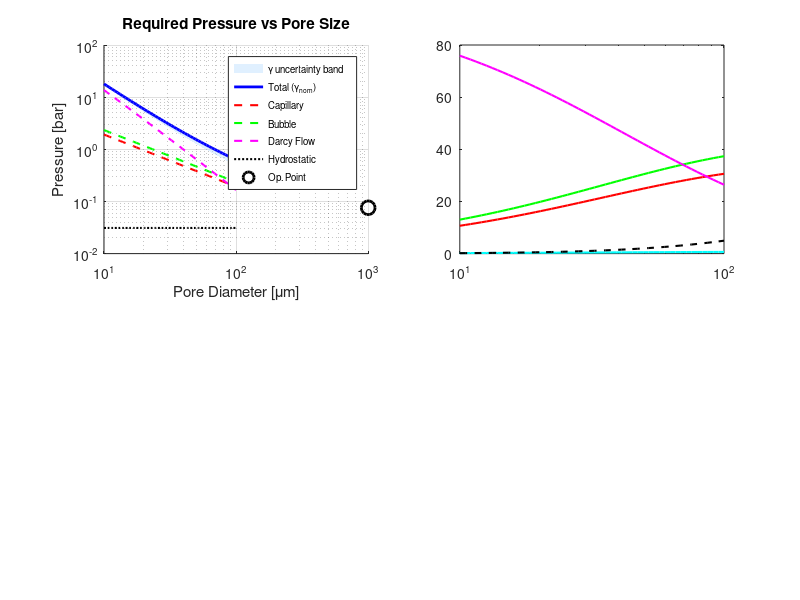

The MATLAB source for this figure: (Note: this script raises an error after producing the figure.)
%% Gallinstan Seepage Prevention and Gas Bubbling Pressure Calculator
% Calculates required pressure differential across porous SiC plate
% to prevent Gallinstan seepage while bubbling nitrogen gas through
%
% PROPERTY VALUES CORRECTED vs literature (see gallinstan_input_validation.m):
%   gamma_gallinstan : 0.65 → 0.535 N/m  (Plevachuk 2014, EGaInSn at 200°C)
%   rho_galinstan    : 6360 → 6332 kg/m³  (6440 at 20°C, dρ/dT = -0.6 kg/m³/K)
%   mu_nitrogen      : 2.5e-5 → 2.57e-5 Pa·s  (NIST at 200°C)
%   rho_nitrogen     : 0.746 → 0.745 kg/m³  (ideal gas, NIST)
%   alpha_vessel     : 17e-6 → 17.2e-6 1/K
%
% UNCERTAINTY BANDS added for γ (dominant uncertainty source):
%   gamma_nom  = 0.535 N/m  (oxide-free EGaInSn at 200°C)
%   gamma_low  = 0.400 N/m  (conservative — partial Ga₂O₃ oxidation present)
%   gamma_high = 0.590 N/m  (upper bound — fully inert, RT brand value)
%
% MATERIAL COMPATIBILITY WARNING:
%   316L SS is partially attacked by Ga alloys via liquid metal embrittlement.
%   Consider SiC-lined or PTFE-lined vessel, or Hastelloy C-276.

clear; clc; close all;

%% INPUT PARAMETERS 

% SiC Plate Properties
pore_diameter    = 1000e-6;      % Pore diameter [m] (1000 microns)
plate_thickness  = 20e-3;        % Plate thickness [m] (20 mm)
porosity         = 0.2475;       % Porosity [-]
active_area      = 1e-4;         % Active flow area [m^2] (1 cm^2)

% Operating Conditions
flow_rate_cm3s   = 5;            % Nitrogen flow rate [cm^3/s]
temperature_C    = 200;          % Operating temperature [°C]
gas_type         = 'nitrogen';   % Gas type (informational)

% Vessel Geometry
gallinstan_height = 0.05;        % Height of Gallinstan above SiC plate [m]

%% MATERIAL PROPERTIES  (literature-validated) 

T_K = temperature_C + 273.15;   % [K]


% Gallinstan at 200°C
% Surface tension: γ(T) = 587 - 0.0109*(T_K - 283.15) mN/m
%   Plevachuk et al. (2014) J. Chem. Eng. Data 59, 757 — EGaInSn
%   Brand Galinstan(R) ~534 mN/m at RT (Handschuh-Wang 2022)
% Three scenarios to bracket oxidation uncertainty:

gamma_nom  = (587 - 0.0109*(T_K - 283.15)) * 1e-3;  % [N/m] oxide-free EGaInSn
gamma_low  = 0.400;                                   % [N/m] partial oxidation worst-case
gamma_high = 0.590;                                   % [N/m] upper bound (brand RT value)
gamma_gallinstan = gamma_nom;                         % ← NOMINAL used in all calculations

% Density: 6440 kg/m³ at 20°C, dρ/dT ≈ -0.60 kg/m³/K (liquid metal typical)
rho_gallinstan = 6440 + (-0.60) * (temperature_C - 20);  % [kg/m³] at 200°C

% Contact angles (non-wetting on clean SiC in inert atmosphere)
contact_angle_adv_deg = 145;    % Advancing [°] — used for seepage calc (worst case entry)
contact_angle_rec_deg = 120;    % Receding  [°] — lower bound once Ga has entered pore

% Nitrogen at 200°C, 1 atm  (NIST reference data)

mu_nitrogen  = 2.57e-5;         % Dynamic viscosity [Pa·s]  NIST 473 K
rho_nitrogen = (101325 * 0.028014) / (8.314 * T_K);  % Ideal gas [kg/m³] = 0.7448

% Mean free path of N2 at 200°C, 1 atm (kinetic theory)
lambda_mfp   = 70e-9;           % [m]

% SiC / Vessel Thermal Properties
alpha_SiC     = 4.0e-6;         % CTE of SiC [1/K]       (sintered α-SiC)
alpha_vessel  = 17.2e-6;        % CTE of 316L SS [1/K]   (ASME IID at 200°C)
E_SiC         = 410e9;          % Young's modulus SiC [Pa]
delta_T       = temperature_C - 20;  % Temperature rise from assembly temp [K]

% Universal constants
g = 9.81;                        % [m/s^2]

%% PRINT PROPERTY VALUES WITH SOURCE NOTES 

fprintf('  MATERIAL PROPERTIES (literature-corrected)  \n');
fprintf('Gallinstan surface tension:\n');
fprintf('  γ_nominal  (oxide-free EGaInSn, 200°C) : %.4f N/m  [Plevachuk 2014]\n', gamma_nom);
fprintf('  γ_low      (partial Ga₂O₃ oxidation)   : %.4f N/m  [conservative]\n', gamma_low);
fprintf('  γ_high     (upper bound, brand RT)      : %.4f N/m  [Handschuh-Wang 2022]\n', gamma_high);
fprintf('  *** Calculations use γ_nominal = %.4f N/m ***\n', gamma_gallinstan);
fprintf('  NOTE: ensure N₂ supply has <10 ppm O₂ to stay near γ_nominal.\n');
fprintf('        If O₂ uncontrolled, use γ_low for conservative design.\n\n');
fprintf('Gallinstan density at %.0f°C : %.1f kg/m³\n', temperature_C, rho_gallinstan);
fprintf('  (extrapolated from 6440 kg/m³ at 20°C, dρ/dT = -0.60 kg/m³/K)\n\n');
fprintf('N₂ viscosity  at %.0f°C, 1 atm : %.3e Pa·s  [NIST]\n', temperature_C, mu_nitrogen);
fprintf('N₂ density    at %.0f°C, 1 atm : %.4f kg/m³  [ideal gas]\n\n', temperature_C, rho_nitrogen);
fprintf('⚠  MATERIAL COMPATIBILITY WARNING:\n');
fprintf('   Gallium alloys attack most metals via liquid metal embrittlement (LME).\n');
fprintf('   316L SS has limited resistance; Ga can diffuse along grain boundaries\n');
fprintf('   at 200°C. Consider: SiC-lined vessel, PTFE liner, or Hastelloy C-276.\n');
fprintf('   Tungsten and molybdenum are the most resistant structural metals.\n\n');

%%   DERIVED PARAMETERS  

pore_radius             = pore_diameter / 2;
contact_angle_adv_rad   = deg2rad(contact_angle_adv_deg);
contact_angle_rec_rad   = deg2rad(contact_angle_rec_deg);
flow_rate_m3s           = flow_rate_cm3s * 1e-6;
superficial_velocity    = flow_rate_m3s / active_area;

%%   PERMEABILITY (Kozeny-Carman)  

kozeny_constant = 180;
permeability = (porosity^3 * pore_diameter^2) / ...
               (kozeny_constant * (1 - porosity)^2);

Sphericity   = 250e-9;
diameter_abs = 1e-6;
absperm = (Sphericity^2 * porosity^3 * diameter_abs^2) / ...
          (150 * (1 - porosity)^2);

%%   DIMENSIONLESS SANITY CHECKS  

Re_pore = rho_nitrogen * superficial_velocity * pore_diameter / mu_nitrogen;
Ca      = mu_nitrogen * superficial_velocity / gamma_gallinstan;
Kn      = lambda_mfp / pore_radius;

fprintf('  DIMENSIONLESS CHECKS  \n');
fprintf('Pore Reynolds number : %.5f  (Darcy valid if Re << 1)\n', Re_pore);
fprintf('Capillary number     : %.2e  (capillary-dominated if Ca << 1)\n', Ca);
fprintf('Knudsen number       : %.2e  (continuum OK if Kn << 0.01)\n\n', Kn);

if Re_pore > 1
    warning('Re_pore > 1: Forchheimer inertial correction is significant.');
end
if Kn > 0.01
    warning('Kn > 0.01: Klinkenberg slip-flow correction applied below.');
end

%%   KLINKENBERG SLIP-FLOW CORRECTION  

b_klink = 0.11 * permeability^(-0.39);
P_mean  = 101325;
k_klink = permeability * (1 + b_klink / P_mean);

fprintf('  KLINKENBERG SLIP CORRECTION  \n');
fprintf('Intrinsic permeability   : %.3e m²\n', permeability);
fprintf('Klinkenberg factor b     : %.4f Pa\n',  b_klink);
fprintf('Slip-corrected perm.     : %.3e m²\n\n', k_klink);

%%    SYSTEM PARAMETERS PRINTOUT   

fprintf('  SYSTEM PARAMETERS  \n');
fprintf('Pore diameter        : %.1f μm\n',    pore_diameter*1e6);
fprintf('Plate thickness      : %.1f mm\n',    plate_thickness*1e3);
fprintf('Porosity             : %.2f%%\n',     porosity*100);
fprintf('Active area          : %.2f cm²\n',   active_area*1e4);
fprintf('Flow rate            : %.2f cm³/s\n', flow_rate_cm3s);
fprintf('Temperature          : %.0f°C\n',     temperature_C);
fprintf('Gallinstan height    : %.0f mm\n',    gallinstan_height*1e3);
fprintf('Est. permeability    : %.2e m²\n\n',  permeability);

%%    PRESSURE CALCULATIONS   

% Hydrostatic (independent of gamma)
delta_P_hydrostatic = rho_gallinstan * g * gallinstan_height;

%   Nominal (γ_nom)  
delta_P_capillary_adv = (2*gamma_gallinstan*abs(cos(contact_angle_adv_rad))) / pore_radius;
delta_P_capillary_rec = (2*gamma_gallinstan*abs(cos(contact_angle_rec_rad))) / pore_radius;
delta_P_flow          = (mu_nitrogen * superficial_velocity * plate_thickness) / k_klink;
beta_forchheimer      = 1.75 / (sqrt(k_klink) * porosity^1.5);
delta_P_forchhei      = beta_forchheimer * rho_nitrogen * superficial_velocity^2 * plate_thickness;
delta_P_bubble        = (2*gamma_gallinstan) / pore_radius;
delta_P_total         = delta_P_capillary_adv + delta_P_hydrostatic + ...
                        delta_P_flow + delta_P_forchhei + delta_P_bubble;

%   Low γ (oxidation worst-case)  
dP_cap_adv_low = (2*gamma_low*abs(cos(contact_angle_adv_rad))) / pore_radius;
dP_bubble_low  = (2*gamma_low) / pore_radius;
delta_P_total_low = dP_cap_adv_low + delta_P_hydrostatic + ...
                    delta_P_flow + delta_P_forchhei + dP_bubble_low;

%   High γ (fully inert upper bound)  
dP_cap_adv_high = (2*gamma_high*abs(cos(contact_angle_adv_rad))) / pore_radius;
dP_bubble_high  = (2*gamma_high) / pore_radius;
delta_P_total_high = dP_cap_adv_high + delta_P_hydrostatic + ...
                     delta_P_flow + delta_P_forchhei + dP_bubble_high;

%%  = RESULTS OUTPUT  

fprintf('  PRESSURE COMPONENTS (nominal γ = %.4f N/m)  \n', gamma_gallinstan);

fprintf('1. Capillary Entry Pressure (advancing, θ=%.0f°):\n', contact_angle_adv_deg);
fprintf('   ΔP_cap_adv = %8.1f Pa  (%.5f bar, %.4f psi)\n', ...
        delta_P_capillary_adv, delta_P_capillary_adv/1e5, delta_P_capillary_adv/6894.76);
fprintf('   Capillary pressure (receding, θ=%.0f°, hysteresis lower bound):\n', contact_angle_rec_deg);
fprintf('   ΔP_cap_rec = %8.1f Pa  (%.5f bar, %.4f psi)\n\n', ...
        delta_P_capillary_rec, delta_P_capillary_rec/1e5, delta_P_capillary_rec/6894.76);

fprintf('2. Hydrostatic Head (%.0f mm Galinstan, ρ=%.0f kg/m³):\n', ...
        gallinstan_height*1e3, rho_gallinstan);
fprintf('   ΔP_hydro   = %8.1f Pa  (%.5f bar, %.4f psi)\n\n', ...
        delta_P_hydrostatic, delta_P_hydrostatic/1e5, delta_P_hydrostatic/6894.76);

fprintf('3. Viscous Flow Resistance (Darcy + Klinkenberg):\n');
fprintf('   ΔP_flow    = %8.4f Pa  (%.7f bar)\n\n', ...
        delta_P_flow, delta_P_flow/1e5);

fprintf('4. Forchheimer Inertial Correction:\n');
fprintf('   ΔP_Forch   = %8.6f Pa  (negligible at this flow rate)\n\n', delta_P_forchhei);

fprintf('5. Bubble Formation Pressure (Young-Laplace):\n');
fprintf('   ΔP_bubble  = %8.1f Pa  (%.5f bar, %.4f psi)\n\n', ...
        delta_P_bubble, delta_P_bubble/1e5, delta_P_bubble/6894.76);

fprintf('  TOTAL REQUIRED PRESSURE — UNCERTAINTY RANGE  \n');
fprintf('  γ_low  (%.3f N/m, oxidised)  : %8.1f Pa  (%.5f bar)  ← minimum credible\n', ...
        gamma_low,  delta_P_total_low,  delta_P_total_low/1e5);
fprintf('  γ_nom  (%.3f N/m, oxide-free): %8.1f Pa  (%.5f bar)  ← DESIGN VALUE\n', ...
        gamma_gallinstan, delta_P_total, delta_P_total/1e5);
fprintf('  γ_high (%.3f N/m, upper)     : %8.1f Pa  (%.5f bar)  ← upper bound\n\n', ...
        gamma_high, delta_P_total_high, delta_P_total_high/1e5);

fprintf('  ΔP_total (nominal) = %.1f Pa = %.5f bar = %.4f psi = %.5f atm\n\n', ...
        delta_P_total, delta_P_total/1e5, delta_P_total/6894.76, delta_P_total/101325);

fprintf('INTERPRETATION:\n');
fprintf('  Gas pressure below SiC must exceed pressure above by %.1f Pa (nominal)\n', delta_P_total);
fprintf('  to simultaneously:\n');
fprintf('    ✓ Overcome capillary entry pressure (seepage prevention)\n');
fprintf('    ✓ Support %.0f mm hydrostatic head of Galinstan\n', gallinstan_height*1e3);
fprintf('    ✓ Push N₂ through pores (viscous + inertial losses)\n');
fprintf('    ✓ Form bubbles in Galinstan (Young-Laplace)\n');
fprintf('  If O₂ contamination is present (γ drops to %.3f N/m),\n', gamma_low);
fprintf('  required ΔP drops to %.1f Pa — capillary barrier weakens.\n', delta_P_total_low);
fprintf('  RISK: if θ < 90° due to oxidation, capillary barrier disappears entirely.\n\n');

%%   COMPONENT BREAKDOWN  

fprintf('  COMPONENT BREAKDOWN (nominal)  \n');
fprintf('Capillary (adv.) :  %5.1f%% of total\n', 100*delta_P_capillary_adv/delta_P_total);
fprintf('Hydrostatic      :  %5.1f%% of total\n', 100*delta_P_hydrostatic/delta_P_total);
fprintf('Flow (Darcy)     :  %5.1f%% of total\n', 100*delta_P_flow/delta_P_total);
fprintf('Forchheimer      :  %5.1f%% of total\n', 100*delta_P_forchhei/delta_P_total);
fprintf('Bubble formation :  %5.1f%% of total\n\n', 100*delta_P_bubble/delta_P_total);

%%   BUBBLE CHARACTERISTICS  

D_fritz = 0.0208 * contact_angle_adv_deg * ...
          sqrt(gamma_gallinstan / (g * (rho_gallinstan - rho_nitrogen)));
R_fritz = D_fritz / 2;
bubble_volume_pore  = (4/3)*pi*pore_radius^3;
bubble_volume_fritz = (4/3)*pi*R_fritz^3;
bubble_freq_pore    = flow_rate_m3s / bubble_volume_pore;
bubble_freq_fritz   = flow_rate_m3s / bubble_volume_fritz;

fprintf('  BUBBLE CHARACTERISTICS  \n');
fprintf('Pore-radius model:\n');
fprintf('  Bubble radius    : %.1f μm\n', pore_radius*1e6);
fprintf('  Bubble frequency : %.2f Hz  (%.0f bubbles/min)\n', bubble_freq_pore, bubble_freq_pore*60);
fprintf('Fritz detachment model:\n');
fprintf('  Detachment diameter : %.2f mm\n', D_fritz*1e3);
fprintf('  Bubble frequency    : %.4f Hz  (%.2f bubbles/min)\n', bubble_freq_fritz, bubble_freq_fritz*60);
fprintf('(Actual bubbles will coalesce and grow; Fritz gives detachment upper bound on size)\n\n');

%%   THERMAL STRESS ESTIMATE  

delta_alpha   = abs(alpha_SiC - alpha_vessel);
sigma_thermal = E_SiC * delta_alpha * delta_T;

fprintf('  THERMAL STRESS ESTIMATE  \n');
fprintf('α_SiC    : %.1f μm/m·K\n', alpha_SiC*1e6);
fprintf('α_vessel : %.1f μm/m·K  (316L SS, corrected)\n', alpha_vessel*1e6);
fprintf('ΔCTE     : %.1f μm/m·K\n', delta_alpha*1e6);
fprintf('ΔT       : %.0f K  (20°C assembly → %.0f°C operating)\n', delta_T, temperature_C);
fprintf('Est. biaxial stress in SiC : %.1f MPa\n', sigma_thermal/1e6);
fprintf('SiC MOR (sintered α-SiC)   : 300–500 MPa\n');
if sigma_thermal > 300e6
    fprintf('⚠  WARNING: Thermal stress may approach SiC MOR lower bound.\n');
    fprintf('   Review clamping, add compliant interlayer (graphite or PTFE), or\n');
    fprintf('   use a floating plate design to allow free thermal expansion.\n\n');
else
    fprintf('✓  Thermal stress within acceptable range for sintered SiC.\n\n');
end

%%   PARAMETRIC STUDY: EFFECT OF PORE SIZE  

pore_diameters = logspace(-5, -4, 50);
n = length(pore_diameters);
P_cap_array   = zeros(1,n);  P_hydro_array = zeros(1,n);
P_flow_array  = zeros(1,n);  P_forch_array = zeros(1,n);
P_bubble_array= zeros(1,n);  P_total_array = zeros(1,n);
P_total_low   = zeros(1,n);  P_total_high  = zeros(1,n);

for i = 1:n
    d   = pore_diameters(i);
    r   = d/2;
    k   = (porosity^3*d^2) / (kozeny_constant*(1-porosity)^2);
    b_k = 0.11*k^(-0.39);
    k_kl= k*(1+b_k/P_mean);

    P_cap_array(i)    = (2*gamma_gallinstan*abs(cos(contact_angle_adv_rad))) / r;
    P_hydro_array(i)  = delta_P_hydrostatic;
    P_flow_array(i)   = (mu_nitrogen*superficial_velocity*plate_thickness) / k_kl;
    beta_f            = 1.75/(sqrt(k_kl)*porosity^1.5);
    P_forch_array(i)  = beta_f*rho_nitrogen*superficial_velocity^2*plate_thickness;
    P_bubble_array(i) = (2*gamma_gallinstan) / r;
    P_total_array(i)  = P_cap_array(i)+P_hydro_array(i)+P_flow_array(i)+...
                        P_forch_array(i)+P_bubble_array(i);

    % Uncertainty bands
    P_total_low(i)  = (2*gamma_low*abs(cos(contact_angle_adv_rad)))/r + ...
                      P_hydro_array(i) + P_flow_array(i) + P_forch_array(i) + (2*gamma_low)/r;
    P_total_high(i) = (2*gamma_high*abs(cos(contact_angle_adv_rad)))/r + ...
                      P_hydro_array(i) + P_flow_array(i) + P_forch_array(i) + (2*gamma_high)/r;
end

%%   PLOTS  

figure('Position',[100 100 1150 850],'Name','Gallinstan Pressure Analysis (Corrected Properties)');

%   Panel 1: Absolute pressures with uncertainty band  
subplot(2,2,1)
patch([pore_diameters pore_diameters(end:-1:1)]*1e6, ...
      [P_total_low P_total_high(end:-1:1)]/1e5, ...
      [0.7 0.85 1.0],'EdgeColor','none','FaceAlpha',0.4,'DisplayName','γ uncertainty band');
hold on;
loglog(pore_diameters*1e6, P_total_array/1e5,  'b-',  'LineWidth',2,   'DisplayName','Total (γ_{nom})');
loglog(pore_diameters*1e6, P_cap_array/1e5,    'r--', 'LineWidth',1.5, 'DisplayName','Capillary');
loglog(pore_diameters*1e6, P_bubble_array/1e5, 'g--', 'LineWidth',1.5, 'DisplayName','Bubble');
loglog(pore_diameters*1e6, P_flow_array/1e5,   'm--', 'LineWidth',1.5, 'DisplayName','Darcy Flow');
loglog(pore_diameters*1e6, P_hydro_array/1e5,  'k:',  'LineWidth',1.5, 'DisplayName','Hydrostatic');
loglog(pore_diameter*1e6,  delta_P_total/1e5,  'ko',  'MarkerSize',10, 'LineWidth',2,'DisplayName','Op. Point');
set(gca,'XScale','log','YScale','log');
grid on; grid minor;
xlabel('Pore Diameter [μm]'); ylabel('Pressure [bar]');
title('Required Pressure vs Pore Size');
legend('Location','best','FontSize',7);

%   Panel 2: Component contributions  
subplot(2,2,2)
semilogx(pore_diameters*1e6, 100*P_cap_array./P_total_array,    'r-',  'LineWidth',1.5,'DisplayName','Capillary'); hold on;
semilogx(pore_diameters*1e6, 100*P_bubble_array./P_total_array, 'g-',  'LineWidth',1.5,'DisplayName','Bubble');
semilogx(pore_diameters*1e6, 100*P_flow_array./P_total_array,   'm-',  'LineWidth',1.5,'DisplayName','Darcy');
semilogx(pore_diameters*1e6, 100*P_forch_array./P_total_array,  'c-',  'LineWidth',1.5,'DisplayName','Forchheimer');
semilogx(pore_diameters*1e6, 100*P_hydro_array./P_total_array,  'k--', 'LineWidth',1.5,'DisplayName','Hydrostatic');
xline(pore_diameter*1e6,'k:','LineWidth',1,'Label','Op. Point');
grid on; ylim([0 100]);
xlabel('Pore Diameter [μm]'); ylabel('Contribution [%]');
title('Pressure Component Contributions');
legend('Location','best','FontSize',7);

%   Panel 3: γ uncertainty effect on total pressure  
subplot(2,2,3)
gamma_sweep = linspace(0.35, 0.65, 100);
dP_vs_gamma = zeros(size(gamma_sweep));
for j = 1:length(gamma_sweep)
    gj = gamma_sweep(j);
    dP_vs_gamma(j) = (2*gj*abs(cos(contact_angle_adv_rad)))/pore_radius + ...
                     delta_P_hydrostatic + delta_P_flow + delta_P_forchhei + ...
                     (2*gj)/pore_radius;
end
plot(gamma_sweep*1e3, dP_vs_gamma, 'b-', 'LineWidth', 2); hold on;
xline(gamma_low*1e3,  'm--', sprintf('γ_{low}=%.0f mN/m', gamma_low*1e3),  'LineWidth',1.5,'LabelVerticalAlignment','bottom');
xline(gamma_nom*1e3,  'g--', sprintf('γ_{nom}=%.0f mN/m', gamma_nom*1e3),  'LineWidth',1.5,'LabelVerticalAlignment','top');
xline(gamma_high*1e3, 'r--', sprintf('γ_{high}=%.0f mN/m',gamma_high*1e3), 'LineWidth',1.5,'LabelVerticalAlignment','bottom');
plot(gamma_gallinstan*1e3, delta_P_total, 'ko', 'MarkerSize',8,'LineWidth',2,'DisplayName','Design point');
grid on;
xlabel('Surface Tension γ [mN/m]'); ylabel('Total ΔP [Pa]');
title('Sensitivity to γ (dominant uncertainty)');
legend('ΔP total','Location','best','FontSize',8);

%   Panel 4: Flow rate sensitivity  
subplot(2,2,4)
flow_rates = linspace(0.1, 20, 100);
P_vs_flow  = zeros(size(flow_rates));
for j = 1:length(flow_rates)
    v_j      = (flow_rates(j)*1e-6) / active_area;
    dP_fl_j  = (mu_nitrogen*v_j*plate_thickness) / k_klink;
    beta_j   = 1.75/(sqrt(k_klink)*porosity^1.5);
    dP_fo_j  = beta_j*rho_nitrogen*v_j^2*plate_thickness;
    P_vs_flow(j) = delta_P_capillary_adv + delta_P_hydrostatic + dP_fl_j + dP_fo_j + delta_P_bubble;
end
plot(flow_rates, P_vs_flow, 'b-', 'LineWidth',2); hold on;
plot(flow_rate_cm3s, delta_P_total, 'ro', 'MarkerSize',8,'LineWidth',2);
grid on;
xlabel('N₂ Flow Rate [cm³/s]'); ylabel('Total Required ΔP [Pa]');
title('Sensitivity to N₂ Flow Rate');
legend('Total ΔP','Current op. point','Location','best');

sgtitle(sprintf('Gallinstan/SiC Bubbler — Corrected Properties (γ_{nom}=%.0f mN/m, ρ=%.0f kg/m³, T=%.0f°C)', ...
        gamma_nom*1e3, rho_gallinstan, temperature_C), 'FontSize',11,'FontWeight','bold');

fprintf('  CALCULATION COMPLETE  \n');
fprintf('Key correction: γ reduced from 0.650 to %.3f N/m (literature value at 200°C).\n', gamma_nom);
fprintf('Panel 3 shows how total ΔP varies across the full γ uncertainty range.\n');
fprintf('Red circles mark the current operating point.\n');
